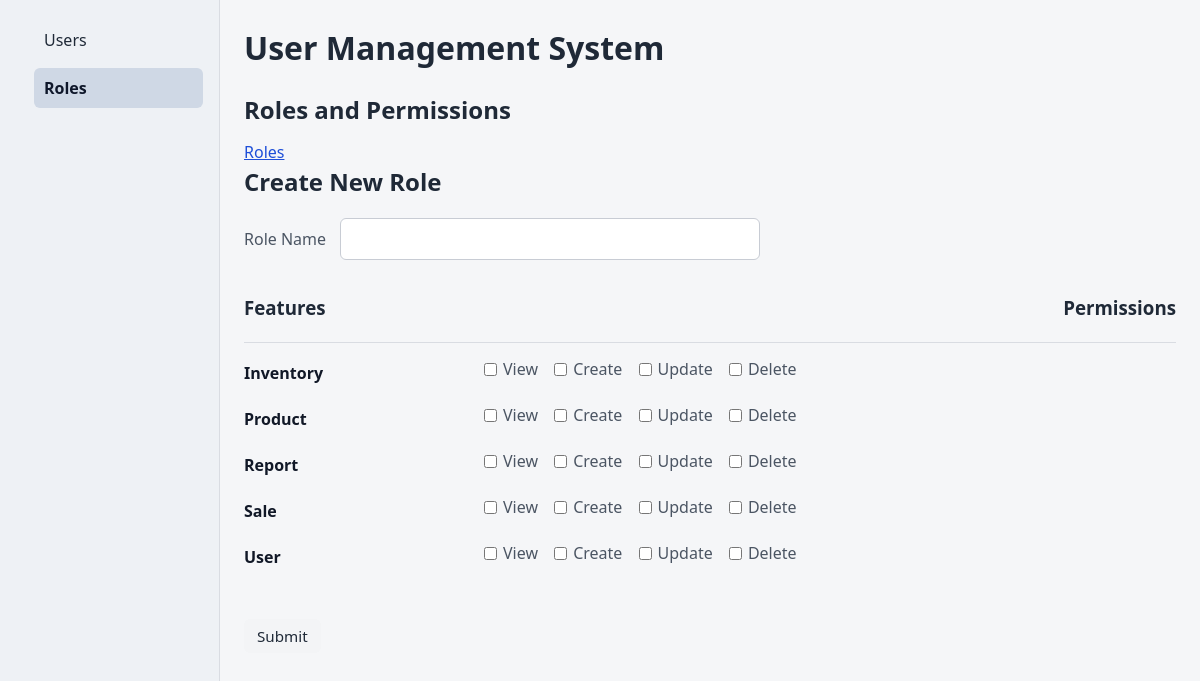
The app's page /roles/create with its own data.
### tables this page shows
CREATE TABLE features (
            id INTEGER PRIMARY KEY AUTOINCREMENT,
            name VARCHAR(50) UNIQUE,
            created_at DATETIME DEFAULT CURRENT_TIMESTAMP
        );

### app/controllers/RoleController.php (called while the page is built, shortened)
<?php
class RoleController
{
  protected $roleModel;
  public function __construct()
  {
    $this->roleModel = new Role();
  }
  public function create()
  {
    $features = $this->roleModel->getAllFeatures() ?? [];
    require __DIR__ . "/../../app/views/roles/create.php";
  }
}

### core/Router.php (called while the page is built, shortened)
<?php
class Router
{
  protected $routes = [];
  public function get($uri, $controller)
  {
    $this->routes['GET'][$uri] = $controller;
  }
  public function post($uri, $controller)
  {
    $this->routes['POST'][$uri] = $controller;
  }
  public function run($uri, $method)
  {
    $path = parse_url($uri, PHP_URL_PATH);
    if (array_key_exists($path, $this->routes[$method])) {
      $action = $this->routes[$method][$path];
      [$controllerClass, $function] = $action;
      $controllerInstance = new $controllerClass();
      return call_user_func([$controllerInstance, $function]);
    }
  }
}

### public/index.php (called while the page is built, shortened)
<?php
$router = Router::load(__DIR__ . "/../routes/web.php");
$router->run(
  $_SERVER["REQUEST_URI"],
  $_SERVER["REQUEST_METHOD"],
);

### core/Database.php (called while the page is built, shortened)
<?php
class Database
{
  private static $pdo = null;
  public static function connect()
  {
    if (self::$pdo !== null) {
      return self::$pdo;
    }
    try {
      $dbPath = __DIR__ . "/../database/database.sqlite";
      self::$pdo = new PDO("sqlite:" . $dbPath);
      self::$pdo->setAttribute(PDO::ATTR_ERRMODE, PDO::ERRMODE_EXCEPTION);
      self::$pdo->setAttribute(PDO::ATTR_DEFAULT_FETCH_MODE, PDO::FETCH_ASSOC);
      self::$pdo->exec('PRAGMA foreign_keys = ON;');
      self::$pdo->exec('PRAGMA journal_mode = WAL;');
      self::$pdo->exec('PRAGMA busy_timeout = 5000;');
      return self::$pdo;
    } catch (PDOException $e) {
      die("Database connection failed: " . $e->getMessage());
    }
  }
}

### core/Model.php (called while the page is built, shortened)
<?php
abstract class Model
{
  public function __construct()
  {
    $this->db = Database::connect();
  }
}

### app/models/Role.php (called while the page is built, shortened)
<?php
class Role extends Model
{
  public function getAllFeatures()
  {
    $features = $this->db->query("SELECT id, name FROM features")->fetchAll();
    return $features;
  }
}

### app/views/roles/create.php (the view, shortened to what this page needs)
<a href="/roles">Roles</a>
<h2>Create New Role</h2>
<form action="/roles/create" method="POST">
  <label for="name">Role Name</label>
  <input type="text" name="name">
  <div>
    <h3>Features</h3>
    <h3>Permissions</h3>
  </div>
  <div>
    <div>
      <?php foreach ($features as $feature): ?>
        <p>
          <?= htmlspecialchars($feature['name']) ?>
        </p>
        <div>
          <label>
            <input type="checkbox" name="permissions[<?= $feature['id'] ?>][]" value="View"> View
          </label>
          <label>
            <input type="checkbox" name="permissions[<?= $feature['id'] ?>][]" value="Create"> Create
          </label>
          <label>
            <input type="checkbox" name="permissions[<?= $feature['id'] ?>][]" value="Update"> Update
          </label>
          <label>
            <input type="checkbox" name="permissions[<?= $feature['id'] ?>][]" value="Delete"> Delete
          </label>
        </div>
      <?php endforeach; ?>
    </div>
  </div>
  <br> <br>
  <button type="submit">Submit</button>
</form>
<?php
include __DIR__ . "/../../../app/views/roles/index.php";
?>

### public/style.css (style rules this page uses)
:root { --bg: #f5f6f8; --surface: #ffffff; --line: #d9dce2; --text: #1f2937; --muted: #4b5563; --primary: #1d4ed8; --danger: #b91c1c; }
* { margin: 0; padding: 0; box-sizing: border-box; }
body { min-height: 100vh; font-family: "Segoe UI", Tahoma, Geneva, Verdana, sans-serif; line-height: 1.5; color: var(--text); background: var(--bg); }
h1, h2, h3 { margin-bottom: 12px; color: var(--text); }
p { margin-bottom: 8px; }
a { color: var(--primary); }
label { display: inline-flex; align-items: center; gap: 6px; margin-right: 10px; margin-bottom: 6px; color: var(--muted); }
input[type="text"] { width: 100%; max-width: 420px; margin-top: 6px; margin-bottom: 14px; padding: 8px 10px; font: inherit; border: 1px solid #c8ccd4; border-radius: 6px; background: #fff; }
button, .btn-edit, .btn-delete, .cancel-btn { display: inline-block; padding: 7px 12px; font: inherit; font-size: 0.95rem; line-height: 1.2; color: var(--text); text-decoration: none; background: #f3f4f6; border: 1px solid transparent; border-radius: 6px; cursor: pointer; }
form[action="/roles/create"] > div:first-of-type { display: flex; justify-content: space-between; align-items: center; margin: 20px 0 14px; padding-bottom: 8px; border-bottom: 1px solid var(--line); }
form[action="/roles/create"] > div:nth-of-type(2) > div { display: grid; grid-template-columns: minmax(140px, 220px) 1fr; gap: 16px 20px; }
form[action="/roles/create"] > div:nth-of-type(2) > div > p { margin: 0; padding-top: 4px; font-weight: 600; color: #111827; }
form[action="/roles/create"] > div:nth-of-type(2) > div > div label { margin-right: 12px; }

### records on screen
features: name "Inventory"
features: name "Product"
features: name "Report"
features: name "Sale"
features: name "User"
